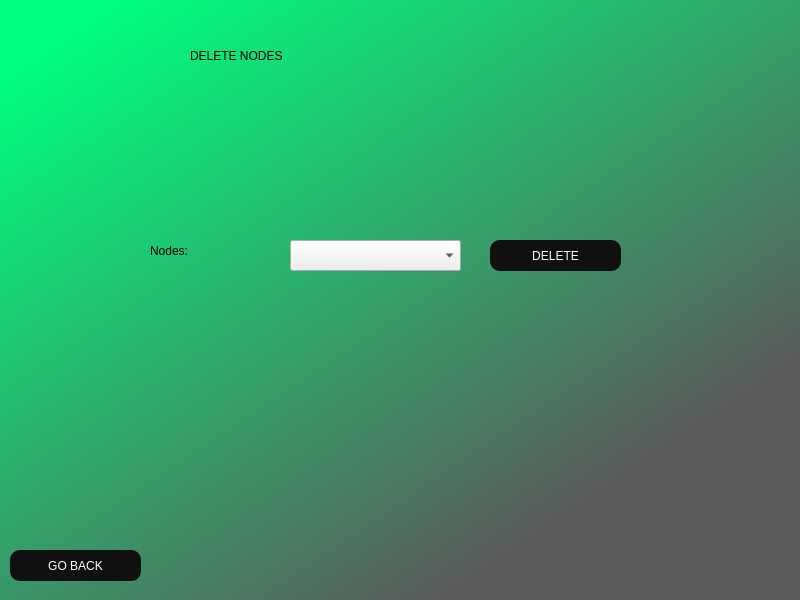
<?xml version="1.0" encoding="UTF-8"?>
<ui version="4.0">
 <class>MainWindow</class>
 <widget class="QMainWindow" name="MainWindow">
  <property name="geometry">
   <rect>
    <x>0</x>
    <y>0</y>
    <width>800</width>
    <height>600</height>
   </rect>
  </property>
  <property name="minimumSize">
   <size>
    <width>800</width>
    <height>600</height>
   </size>
  </property>
  <property name="maximumSize">
   <size>
    <width>800</width>
    <height>600</height>
   </size>
  </property>
  <property name="windowTitle">
   <string>MainWindow</string>
  </property>
  <property name="styleSheet">
   <string notr="true">QWidget#centralwidget{
	background-color: qlineargradient(spread:pad, x1:0.063, y1:0.068, x2:0.744318, y2:0.83, stop:0 rgba(0, 255, 127, 255), stop:1 rgba(90, 90, 90, 255));
}</string>
  </property>
  <widget class="QWidget" name="centralwidget">
   <widget class="QLabel" name="label">
    <property name="geometry">
     <rect>
      <x>190</x>
      <y>10</y>
      <width>381</width>
      <height>91</height>
     </rect>
    </property>
    <property name="styleSheet">
     <string notr="true">font: 75 36pt &quot;Arial&quot;;
color: black;</string>
    </property>
    <property name="text">
     <string>DELETE NODES</string>
    </property>
   </widget>
   <widget class="QLabel" name="lblNodes">
    <property name="geometry">
     <rect>
      <x>150</x>
      <y>230</y>
      <width>121</width>
      <height>41</height>
     </rect>
    </property>
    <property name="styleSheet">
     <string notr="true">font: 75 28pt &quot;Arial&quot;;
color: black;</string>
    </property>
    <property name="text">
     <string>Nodes:</string>
    </property>
   </widget>
   <widget class="QComboBox" name="cbNodes">
    <property name="geometry">
     <rect>
      <x>290</x>
      <y>240</y>
      <width>171</width>
      <height>31</height>
     </rect>
    </property>
    <property name="styleSheet">
     <string notr="true">font: 12pt &quot;Arial&quot;;</string>
    </property>
   </widget>
   <widget class="QPushButton" name="btnGoBack">
    <property name="geometry">
     <rect>
      <x>10</x>
      <y>550</y>
      <width>131</width>
      <height>31</height>
     </rect>
    </property>
    <property name="styleSheet">
     <string notr="true">border-radius: 10px;
font: 12pt &quot;Arial&quot;;
background-color: rgb(16, 16, 16);
color: rgb(255, 255, 255);

</string>
    </property>
    <property name="text">
     <string>GO BACK</string>
    </property>
   </widget>
   <widget class="QPushButton" name="btnDelete">
    <property name="geometry">
     <rect>
      <x>490</x>
      <y>240</y>
      <width>131</width>
      <height>31</height>
     </rect>
    </property>
    <property name="styleSheet">
     <string notr="true">border-radius: 10px;
font: 12pt &quot;Arial&quot;;
background-color: rgb(16, 16, 16);
color: rgb(255, 255, 255);

</string>
    </property>
    <property name="text">
     <string>DELETE</string>
    </property>
   </widget>
  </widget>
 </widget>
 <resources/>
 <connections/>
</ui>
